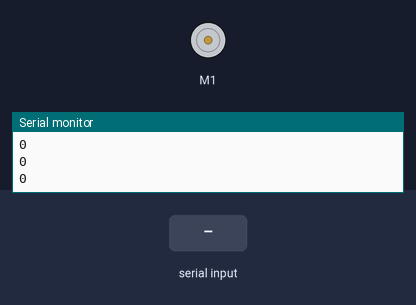
Bench run of a sketch on a simulated Arduino Mega 2560, built with avr-gcc and run on an emulated ATmega2560. Shown: DC motor (green arrow = forward, orange = backward, longer = faster), the last lines printed to the serial monitor. Inputs (shaded band) come from the test bench.

Above: at 1.2 s.
1.3 s: "200\n" received over Serial
At 1.9 s:
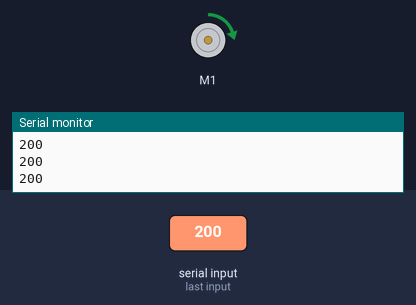
2.8 s: "-" received over Serial
At 5.0 s:
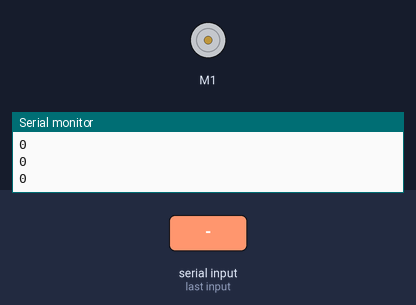
Timing chart, 0 to 6.5 s (numbered marks = the images above; inputs shaded):
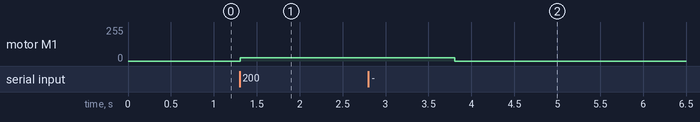

Measured:
- after the input at 1.3 s, motor M1: stopped → forward 24/255 at once
- after the input at 2.8 s, motor M1: forward 24/255 → stopped after 1.0 s

The sketch:

minimum_speed_calibration.ino
```cpp
#include <USBSabertooth.h>
USBSabertoothSerial C(Serial1);
USBSabertooth ST(C, 128);

////Define Shared Variables we'll be connecting to
//RampPositioning(double*currentpos, int*speedatinstant, double*final, int pup = 2047, int plwr = -2047, int minimumspeed = 200)
void setup()
{
  Serial.begin(9600);
  Serial1.begin(9600);
  }

int milli;       // for data intake millimeter
int sign = 1;
int i=0;
void loop()
{

  if (Serial.available())
  { milli = Serial.parseInt();
    if (Serial.read() == '-') sign *= -1;
    i = milli * sign;
  }
  Serial.println(i);
ST.motor(1, i);
}
```
